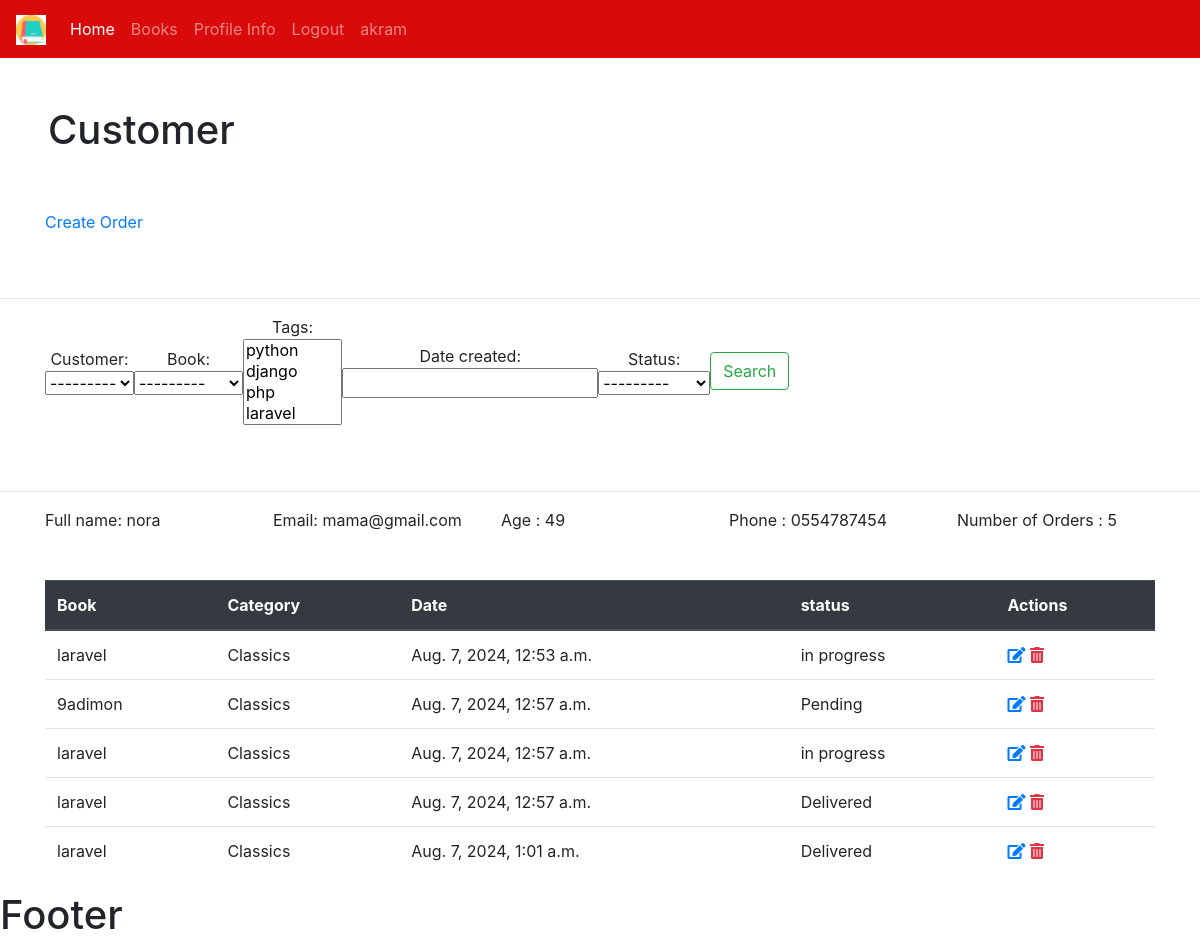
The page /customer/2/ (signed in) on the database its author committed.
### bookstore/models.py (models this page shows, shortened)
class Customer(models.Model):
    user = models.OneToOneField(User,null=True, on_delete=models.CASCADE)
    name = models.CharField(max_length=190, null=True)
    email = models.CharField(max_length=190, null=True)
    phone = models.CharField(max_length=190, null=True)
    age = models.CharField(max_length=190, null=True)
    avatar = models.ImageField(blank=True, null=True, default="preson.png")
    date_created = models.DateTimeField(auto_now_add=True, null=True)
    def __str__(self):
        return self.name

class Order(models.Model):
    STATUS= (
        ('Pending','Pending'),
        ('Delivered','Delivered'),
        ('in progress','in progress'),
        ('out of order','out of order')
    )
    customer = models.ForeignKey(Customer, null=True, on_delete=models.SET_NULL)
    book = models.ForeignKey(Book, null=True, on_delete=models.SET_NULL)
    tags = models.ManyToManyField(Tag)
    date_created = models.DateTimeField(auto_now_add=True, null=True)
    status =  models.CharField(max_length=200, null=True,choices=STATUS)

class Book(models.Model):
    CATEGORY = ( #tuple
        ('Classics','Classics'),
        ('Comic Book','Comic Book'),
        ('Fantasy','Fantasy'),
        ('Horror','Horror')
    )
    name = models.CharField(max_length=190, null=True)
    author = models.CharField(max_length=190, null=True)
    price = models.FloatField( null=True)
    category = models.CharField(max_length=190, null=True ,choices=CATEGORY  )
    description = models.CharField(max_length=200, null=True)
    tags = models.ManyToManyField(Tag)
    date_created = models.DateTimeField(auto_now_add=True, null=True)
    def __str__(self):
         return self.name

### bookstore/views.py (the view)
# urls.py: path('customer/<int:pk>/',views.customer,name='customer'),
@login_required(login_url='login')
def customer(request,pk):
    customer = Customer.objects.get(id=pk)
    orders = customer.order_set.all()
    total_orders = orders.count()
    searchFilter = OrderFilter(request.GET , queryset=orders)
    orders = searchFilter.qs #override all order to qs : queryset
    myContext = {
        'customer': customer ,
        'orders': orders,
        'total_orders': total_orders,
        'myFilter' : searchFilter
    }
    return render(request=request , template_name='bookstore/customer.html',context=myContext)

### bookstore/models.py (called while the page is built)
    def __str__(self):
       return self.name

### bookstore/templates/bookstore/customer.html
{% extends 'bookstore/main.html'%}
{% block content %}
<h1 class="p-5">Customer</h1>
<div class="container pb-5">
  <div class="row">
    <div class="col-sm">
    <a href="{% url 'create' customer.id %}"> Create Order</a>
    </div>
  </div>
</div>
<hr>
<div class="container pb-5">
  <div class="row">
    <div class="col-sm">
    <form class="form-inline my-2 my-lg-0" method="GET">
     {{myFilter.form}}
      <button class="btn btn-outline-success my-2 my-sm-0" type="submit">Search</button>
    </form>
    </div>
  </div>
</div>
<hr>
<div class="container pb-5">
  <div class="row">
    <div class="col-sm">
    Full name:   {{customer.name}}
    </div>
    <div class="col-sm">
    Email:   {{customer.email}}
    </div>
    <div class="col-sm">
    Age :   {{customer.age}}
    </div>
    <div class="col-sm">
    Phone :   {{customer.phone}}
    </div>
      <div class="col-sm">
    Number of Orders :   {{total_orders}}
    </div>
  </div>
</div>
<div class="container">
<table class="table">
  <thead class="thead-dark">
    <tr>
      <th scope="col">Book</th>
      <th scope="col">Category</th>
      <th scope="col">Date</th>
       <th scope="col">status</th>
       <th scope="col">Actions</th>
    </tr>
  </thead>
  <tbody>
   {% for item in orders  %}
        <tr>
         <td>{{item.book}}</td>
      <td>{{item.book.category}}</td> {% comment %}//from foreign key{% endcomment %}
      <td>{{item.date_created}}</td>
      <td>{{item.status}}</td>
       <td>
       <a href="{% url 'update' item.id%}"><i class="fas fa-edit"></i></a>
       <a class="text-danger" href="{% url 'delete' item.id %}"><i class="fas fa-trash-alt"></i></a>
       </td>
       </tr>
      {% endfor %}
  </tbody>
</table>
</div>
{% endblock %}

### bookstore/templates/bookstore/navbar.html (shortened to what this page needs)
{% load static   %}
<nav class="navbar navbar-expand-lg  navbar-dark bg-primary">
  <a class="navbar-brand" href="{% url 'home' %}">
   <img src="{% static '/images/book.png'  %}" width="30" height="30" alt="" loading="lazy">
  </a>
  <div class="collapse navbar-collapse" id="navbarSupportedContent">
    <ul class="navbar-nav mr-auto">
    {% if request.user.is_staff%}
      <li class="nav-item active">
        <a class="nav-link" href="{% url 'home' %}">Home <span class="sr-only">(current)</span></a>
      </li>
      <li class="nav-item">
        <a class="nav-link" href="{% url 'books' %}">Books</a>
      </li>
  {% endif %}
      <li class="nav-item">
        <a class="nav-link" href="">Profile Info</a>
      </li>
      <li class="nav-item">
        <a class="nav-link" href="{% url 'logout' %}">Logout</a>
      </li>
       <li class="nav-item">
       <a class="nav-link" href="#">{{request.user}}</a>
      </li>
    </ul>
  </div>
</nav>

### myStatic/css/style.css (style rules this page uses)
.bg-primary { background-color: #d90a0a!important; }

### rows shown on the page
Customer: name "nora", email "mama@gmail.com", age "49", phone "0554787454"
Order: book "laravel", book.category "Classics", date_created "Aug. 7, 2024, 12:53 a.m.", status "in progress"
Order: book "9adimon", book.category "Classics", date_created "Aug. 7, 2024, 12:57 a.m.", status "Pending"
Order: book "laravel", book.category "Classics", date_created "Aug. 7, 2024, 12:57 a.m.", status "in progress"
Order: book "laravel", book.category "Classics", date_created "Aug. 7, 2024, 12:57 a.m.", status "Delivered"
Order: book "laravel", book.category "Classics", date_created "Aug. 7, 2024, 1:01 a.m.", status "Delivered"

### other values the page prints
{{ request.user }} "akram"
{{ total_orders }} "5"
